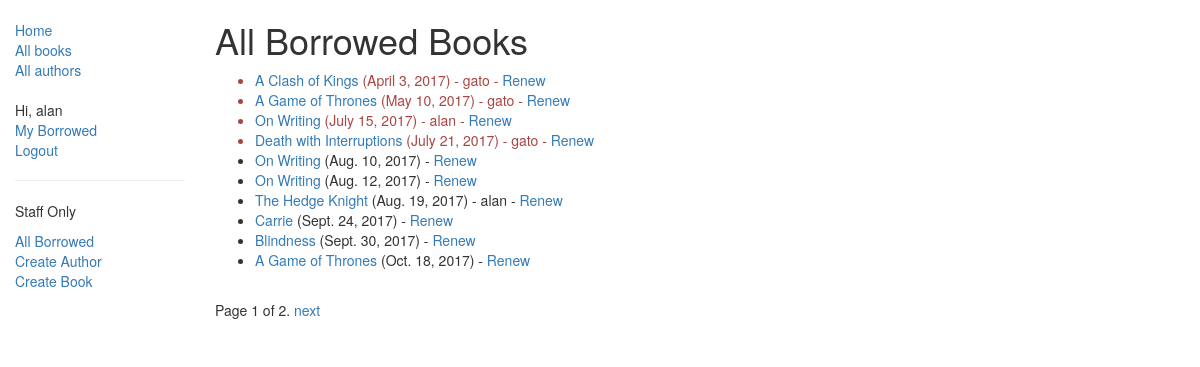
/catalog/borrowed/ (signed in), run on an earlier commit of the app's database.
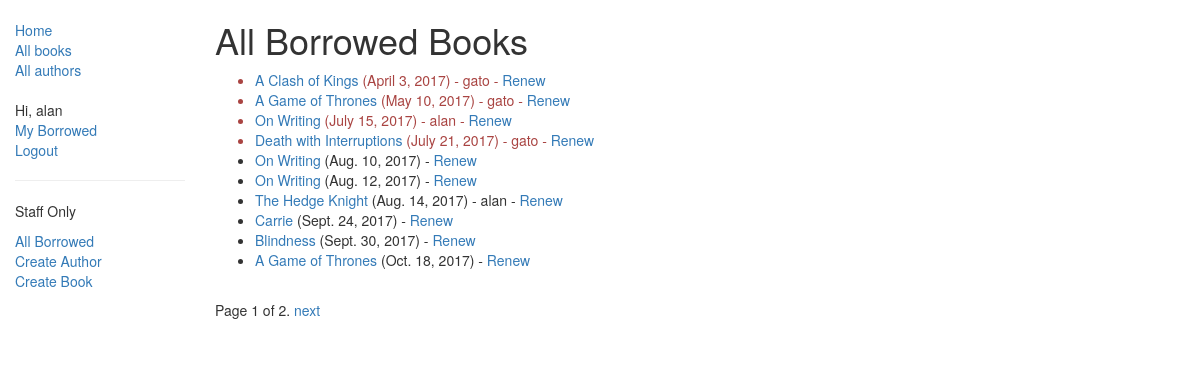
And on a later commit of the database.
### catalog/models.py (models this page shows, shortened)
class BookInstance(models.Model):
    id = models.UUIDField(primary_key=True, default=uuid.uuid4, help_text="Unique ID for this particular book across whole library")
    book = models.ForeignKey('Book', on_delete=models.SET_NULL, null=True)
    imprint = models.CharField(max_length=200)
    due_back = models.DateField(null=True, blank=True)
    borrower = models.ForeignKey(User, on_delete=models.SET_NULL, null=True, blank=True)
    LOAN_STATUS = (
        ('d', 'Maintenance'),
        ('o', 'On loan'),
        ('a', 'Available'),
        ('r', 'Reserved'),
    )
    status = models.CharField(max_length=1, choices=LOAN_STATUS, blank=True, default='d', help_text='Book availability')
    class Meta:
        ordering = ["due_back"]
        permissions = (("can_mark_returned", "Set book as returned"),)
    @property
    def is_overdue(self):
        if self.due_back and date.today() > self.due_back:
            return True
        return False

class Book(models.Model):
    title = models.CharField(max_length=200)
    author = models.ForeignKey('Author', on_delete=models.SET_NULL, null=True)
    summary = models.TextField(max_length=1000, help_text="Enter a brief description of the book")
    isbn = models.CharField('ISBN',max_length=13, help_text='13 Character <a href="https://www.isbn-international.org/content/what-isbn">ISBN number</a>')
    genre = models.ManyToManyField(Genre, help_text="Select a genre for this book")
    language = models.ForeignKey(Language, on_delete=models.SET_NULL, null=True)
    def display_genre(self):
        """
        Creates a string for the Genre. This is required to display genre in Admin.
        """
        return ', '.join([ genre.name for genre in self.genre.all()[:3] ])
    display_genre.short_description = 'Genre'

### catalog/views.py (the view)
class AllBorrowedBooksListView(PermissionRequiredMixin, generic.ListView):
    permission_required = 'catalog.can_mark_returned'
    model = BookInstance
    template_name ='catalog/bookinstance_all_borrowed_books.html'
    paginate_by = 10
    def get_queryset(self):
        return BookInstance.objects.filter(status__exact='o').order_by('due_back')

### catalog/templates/catalog/bookinstance_all_borrowed_books.html
{% extends "base_generic.html" %}
{% block content %}
    <h1>All Borrowed Books</h1>
    {% if bookinstance_list %}
    <ul>
      {% for bookinst in bookinstance_list %}
      <li class="{% if bookinst.is_overdue %}text-danger{% endif %}">
        <a href="{% url 'book-detail' bookinst.book.pk %}">{{bookinst.book.title}}</a> ({{ bookinst.due_back }})
        {% if bookinst.borrower %}  - {{ bookinst.borrower }} {% endif %}
        {% if perms.catalog.can_mark_returned %}- <a href="{% url 'renew-book-librarian' bookinst.id %}">Renew</a>  {% endif %}
      </li>
      {% endfor %}
    </ul>
    {% else %}
      <p>There are no books borrowed.</p>
    {% endif %}
{% endblock %}

What changed in the data, as far as the page shows it:
changed BookInstance "The Hedge Knight": due_back "Aug. 19, 2017" → "Aug. 14, 2017"
